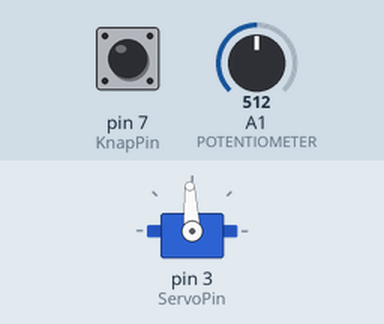
Recording of a sketch running on a simulated Arduino Uno, built with avr-gcc and run on an emulated ATmega328P. Shown: servo. Wiring (inferred from the names in the program): servo: signal pin 3. The inputs (shaded band) are chosen by the test bench; at power-on: A1 (POTENTIOMETER) = 512, pin 7 (KnapPin) HIGH. Servo pulses on a pin are drawn as a servo (544–2400 µs = 0–180°).

Above: at 1.2 s.
1.3 s: A1 (POTENTIOMETER) set to 716
At 2.4 s:
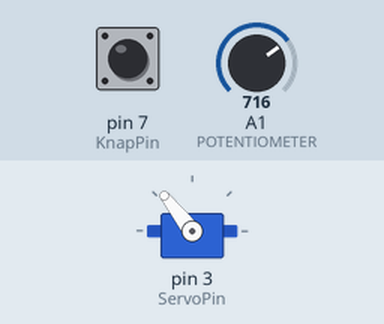
2.8 s: A1 (POTENTIOMETER) set to 900
At 3.8 s:
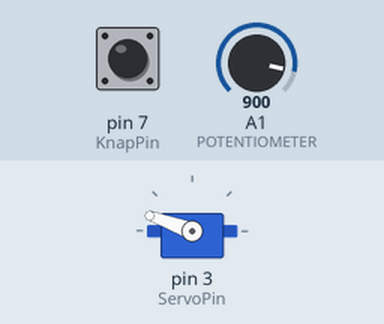
4.3 s: A1 (POTENTIOMETER) set to 1023
At 5.1 s:
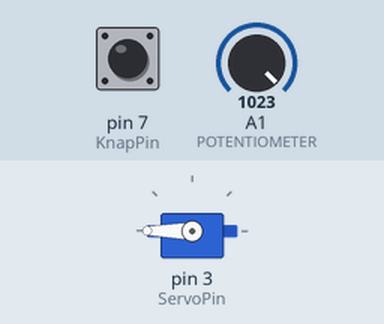
5.8 s: A1 (POTENTIOMETER) set to 306
At 6.3 s:
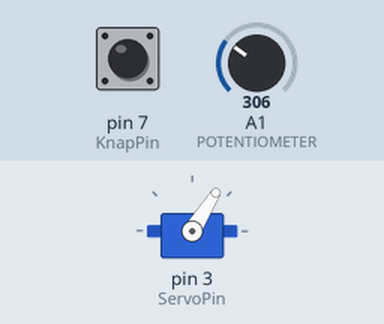
7.3 s: A1 (POTENTIOMETER) set to 122
At 8.1 s:
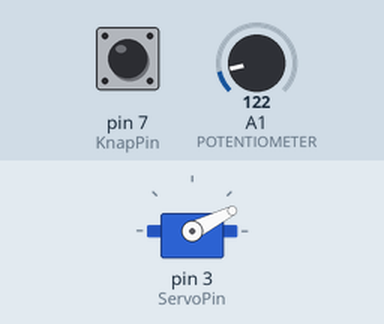
8.8 s: A1 (POTENTIOMETER) set to 511
At 9.6 s:
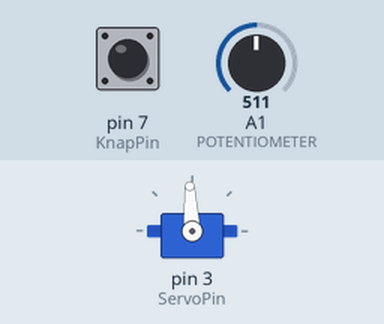
Timing chart, 0 to 11.3 s (numbered marks = the images above; inputs shaded):
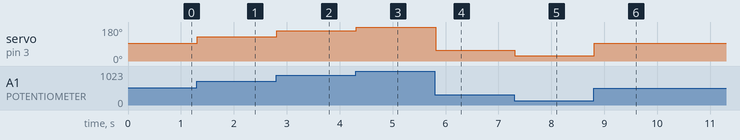

Measured:
- after the input at 1.3 s, servo on pin 3 (ServoPin): 93° → 128° at once
- after the input at 2.8 s, servo on pin 3 (ServoPin): 128° → 160° at once
- after the input at 4.3 s, servo on pin 3 (ServoPin): 160° → 180° at once
- after the input at 5.8 s, servo on pin 3 (ServoPin): 180° → 58° at once
- after the input at 7.3 s, servo on pin 3 (ServoPin): 58° → 27° at once
- after the input at 8.8 s, servo on pin 3 (ServoPin): 27° → 93° at once

The sketch:

ServoMedMicros.ino
```cpp
const uint8_t ServoPin = 3;
const uint8_t KnapPin = 7;
int PulseWidth;

const uint8_t POTENTIOMETER = A1;

unsigned long TimeNow, TimeBefore;

const int TIME_DELAY = 20000;

void setup() {

  pinMode(ServoPin, OUTPUT);

  pinMode(KnapPin, INPUT);

  TimeBefore = micros();

  Serial.begin(9600);

  while(!digitalRead(KnapPin)) delay(50);

}


void loop() {

  TimeNow = micros();

  if(TimeNow - TimeBefore >= TIME_DELAY){

    TimeBefore = TimeNow;
    PulseWidth = map(analogRead(POTENTIOMETER),0,1023,600, 2400);
    digitalWrite(ServoPin, HIGH);
    delayMicroseconds(PulseWidth);
    digitalWrite(ServoPin, LOW);

  }

}
```
